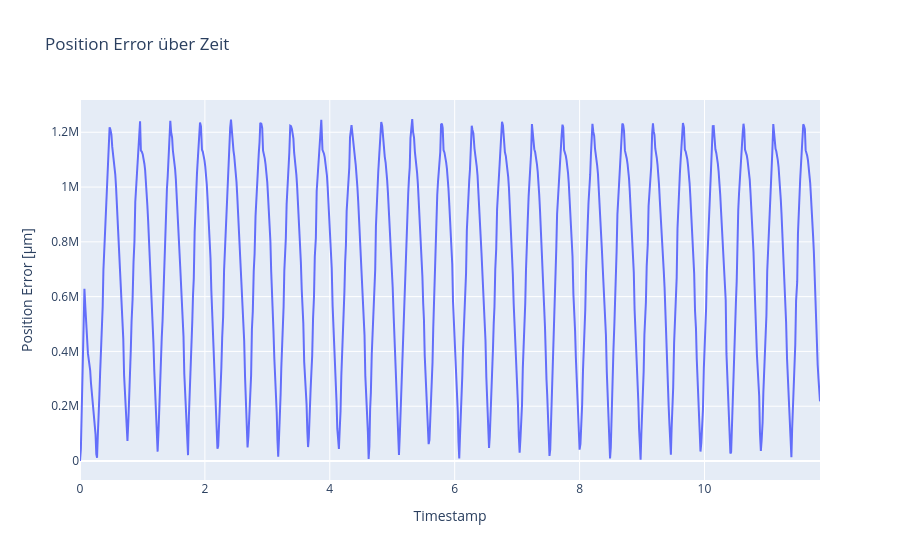

Notebook code for this chart:
### Markdown cell above
Plot distance error

### Code cell
act_j, com_j, timestamps = get_arrays()
pos_err, rpy_act, rpy_com = get_errors(act_j, com_j)

# 1) DataFrame anlegen
df = pd.DataFrame({
    'timestamp': timestamps,
    'error_um': pos_err
})

# 2) Interaktiven Linienplot
fig = px.line(
    df,
    x='timestamp',
    y='error_um',
    title="Position Error über Zeit",
    labels={
        'timestamp': 'Timestamp',
        'error_um': 'Position Error [µm]'
    }
)

# 3) Achsen-Datumsformat nach Wunsch
fig.update_xaxes(
    tickformat="%H:%M:%S\n%d-%m-%Y",
    # rangeslider_visible=True     # kleiner Slider unten für grobes Zoomen
)

fig.show()

### Figure 1 — Plotly figure (JSON) as saved in the notebook; plotly's stock layout.template omitted (floating-point values rounded to 4 significant figures; data arrays with more than 128 entries replaced by an {"elided": "..."} marker saying what was removed)
{"data": [{"hovertemplate": "Timestamp=%{x}<br>Position Error [µm]=%{y}<extra></extra>", "legendgroup": "", "line": {"color": "#636efa", "dash": "solid"}, "marker": {"symbol": "circle"}, "mode": "lines", "name": "", "orientation": "v", "showlegend": false, "type": "scatter", "x": {"elided": "923 float values"}, "xaxis": "x", "y": {"elided": "923 float values"}, "yaxis": "y"}], "layout": {"legend": {"tracegroupgap": 0}, "title": {"text": "Position Error über Zeit"}, "xaxis": {"anchor": "y", "domain": [0, 1], "tickformat": "%H:%M:%S\n%d-%m-%Y", "title": {"text": "Timestamp"}}, "yaxis": {"anchor": "x", "domain": [0, 1], "title": {"text": "Position Error [µm]"}}}}
